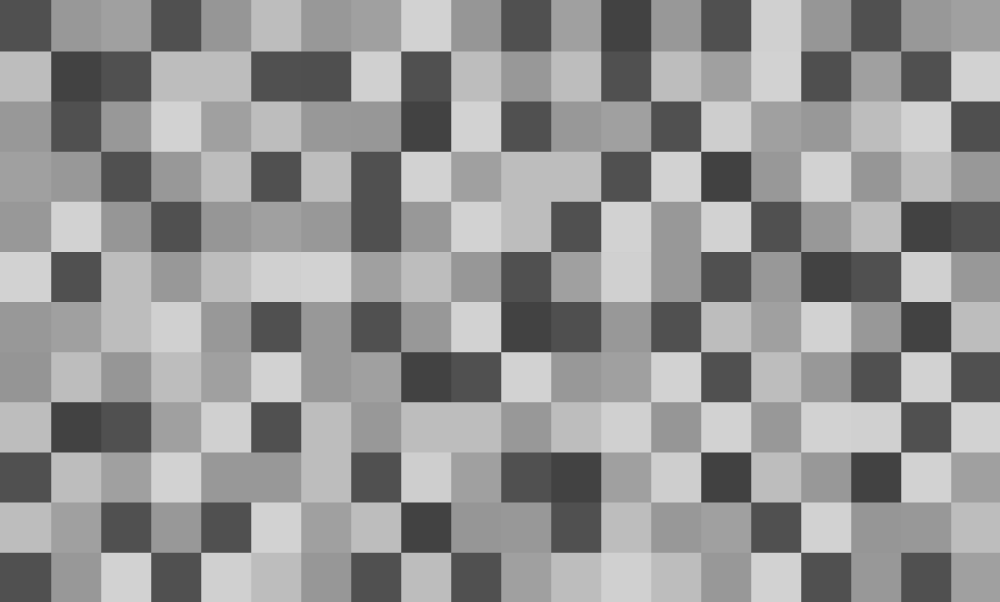
#> input picture introduccion/img/grises.jpg, 4000 x 2406 px (shown at 1/4 size)
$ jupyter execute 09-imagenes.ipynb   (shell and % lines are left out)   (text cells are left out)
#> lines starting #> are read from the running program, lines starting #| are printed output that depends on the picture; after the words box and inside, x2 and y2 are one past the last pixel; in counts of white or black regions, pixels touching at a corner belong together; pictures that were not available may be replaced by others from this repository, and a replacement may not be noted
[cell 1]
from PIL import Image # PIL: Python Image Library
import numpy as np
from matplotlib import pyplot as plt

[cell 2]
im = Image.open('./img/grises.jpg')
#> im is the input picture: PIL image 4000x2406 RGB; min 63, max 212, mean 148.7
print(im.format)
#| JPEG
print(im.size)
#| (4000, 2406)
print(im.mode)  ## modo de codificar el color
#| RGB
im

[cell 3]
im.save("./img/grises.png", "png")

[cell 4]
im2 = Image.open('./img/grises.png')
print(im2.format)
#| PNG
print(im2.size)
#| (4000, 2406)
print(im2.mode)  ## modo de codificar el color
#| RGB
im2

[cell 5]
matriz_im = np.asarray(im)

print(matriz_im.shape) # la matriz tiene 3 dimensiones porque se necesitan 3 colores para formar cada punto
#| (2406, 4000, 3)

matriz_im[100:105,100:103]  # muestra algunos elementos de la matriz (un arreglo de 5 x 3)
                            # cada elemento contiene tres números porque es un color RGB

[cell 6]
imagen = Image.fromarray(matriz_im)
imagen

[cell 7]
im_spect = Image.open('./img/spect.jpg')
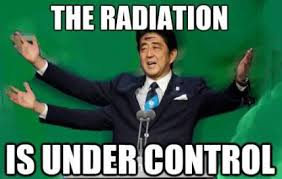
#> input picture introduccion/imagenes/control.jpg, 282 x 179 px, given in place of spect.jpg, which was not available
#> im_spect is the input picture: PIL image 282x179 RGB; mean R, G, B 63.9, 109.7, 86.6
spect = np.asarray(im_spect)
im_spect

[cell 8]
print(spect.shape)
#| (179, 282, 3)
print(spect[100:105,100:103])
#> (printed output is left out)

[cell 9]
recorte_1 = spect[0:220, 0:250]
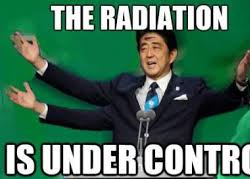
#> recorte_1: shape (179, 250, 3); mean R, G, B 68.2, 108.8, 87.9
im_recorte_1 = Image.fromarray(recorte_1)
im_recorte_1

[cell 10]
im_recorte_2 = Image.fromarray(spect[0:220, 250:500])
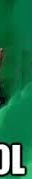
#> im_recorte_2: PIL image 32x179 RGB; mean R, G, B 30.1, 116.8, 76
im_recorte_2

[cell 11]
im_recorte_3 = Image.fromarray(spect[220:440, 0:250])
im_recorte_3

[cell 12]
im_recorte_4 = Image.fromarray(spect[220:440, 250:500])
im_recorte_4

[cell 13]
def fragmentar(matriz, fila_inicial, delta_fila, columna_inicial, delta_columna):
    '''
    Recibe una matriz con los datos de la imagen
    Calcula un fragmento de la matriz y devuelve el fragmento en dos formatos: matriz e imagen
    '''
#> called with fila_inicial = 20, delta_fila = 170, columna_inicial = 300, delta_columna = 140
    fragmento = matriz[fila_inicial:fila_inicial+delta_fila, columna_inicial:columna_inicial+delta_columna]
#> fragmento = empty array
    return fragmento, Image.fromarray(fragmento)

[cell 14]
fila_inicial = 20
delta_f = 170

columnna_inicial = 300
delta_c = 140

## obtención de la matriz y de la imagen
frag, imagen_frag = fragmentar(spect, fila_inicial, delta_f, columnna_inicial, delta_c)
#> frag = empty array
imagen_frag

[cell 15]
cuadro = (300,20,440,190)  # definimos los dos puntos extremos del recorte: (300,20) y (440, 190)
recorte = im_spect.crop(cuadro)
#> recorte: PIL image 140x170 RGB; every value is 0
recorte

[cell 16]
canal_R = frag[:,:,0]
#> canal_R = empty array
canal_G = frag[:,:,1]
#> canal_G = empty array
canal_B = frag[:,:,2]
#> canal_B = empty array

canales = np.concatenate((canal_R, canal_G, canal_B),axis=1)
#> canales = empty array
Image.fromarray(canales)

[cell 17]
r, g, b = recorte.split()
#> r: PIL image 140x170 L; every value is 0

[cell 18]
b

[cell 19]
r

[cell 20]
hist_r = r.histogram()
#> hist_r = 256 values, max 23800 at index 0, min 0 at index 1, mean 92.97
print("tipo de datos del histograma: ", type(hist_r))
#| tipo de datos del histograma:  <class 'list'>
print("cantidad de elementos del histograma: ", len(hist_r))
#| cantidad de elementos del histograma:  256
plt.plot(hist_r);   # el punto y coma evita que aparezca información del objeto que no necesitamos
#> figure, not shown here; curve peaks at x = 0, y = 23800

[cell 21]
recorte

[cell 22]
plt.plot(recorte.histogram());
#> figure, not shown here; curve peaks at x = 0, y = 23800

[cell 23]
plt.plot(recorte.histogram()[0:256])
plt.plot(recorte.histogram()[256:512])
plt.plot(recorte.histogram()[512:]);
#> figure, not shown here; curve peaks at x = 0, y = 23800; curve peaks at x = 0, y = 23800; curve peaks at x = 0, y = 23800

[cell 24]
offset = 5

plt.plot(recorte.histogram()[offset:256-offset])
plt.plot(recorte.histogram()[256+offset:512-offset])
plt.plot(recorte.histogram()[512+offset:-offset])
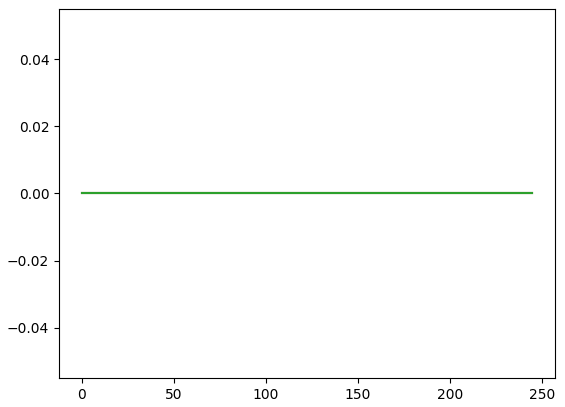
#> figure drawn by matplotlib, 1 panel

[cell 25]
histograma, bordes = np.histogram(frag, bins=10)
#> histograma = [0, 0, 0, 0, 0, 0, 0, 0, 0, 0]; bordes = [0, 0.1, 0.2, 0.3, 0.4, 0.5, 0.6, 0.7, 0.8, 0.9, 1]
histograma
#> Out = [0, 0, 0, 0, 0, 0, 0, 0, 0, 0]

[cell 26]
print("Cantidad de elementos en bordes: ", len(bordes))
#| Cantidad de elementos en bordes:  11
print("Cantidad de elementos en histograma: ", len(histograma))
#| Cantidad de elementos en histograma:  10
plt.plot(bordes[0:-1], histograma);

[cell 27]
plt.hist(frag.ravel());

[cell 28]
plt.hist(frag.ravel(), bins=50);

[cell 29]
foto = Image.open('./img/parana.jpg')
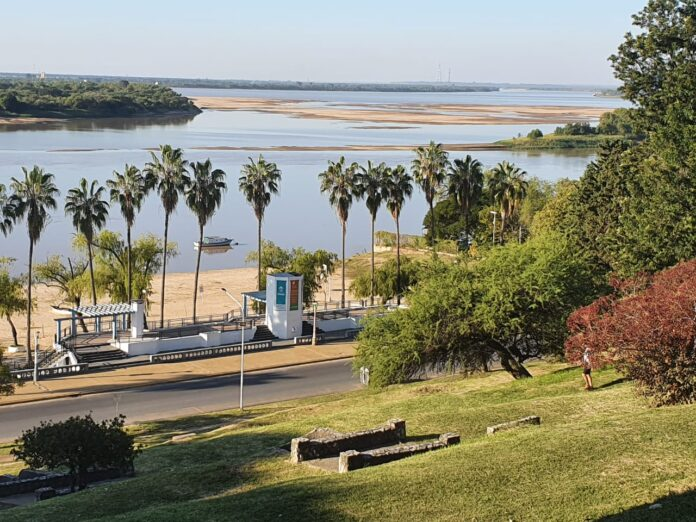
#> input picture introduccion/img/parana.jpg, 696 x 522 px
#> foto is the input picture: PIL image 696x522 RGB; mean R, G, B 137.3, 135.1, 115.1
foto

[cell 30]
foto_gris = foto.convert('L')
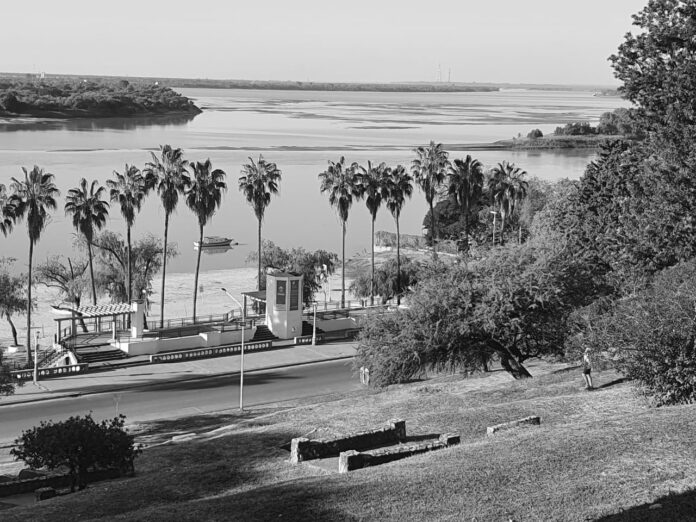
#> foto_gris: PIL image 696x522 L; min 0, max 255, mean 133.5
foto_gris

[cell 31]
plt.plot(foto_gris.histogram());
#> figure, not shown here; curve peaks at x = 220, y = 14428

[cell 32]
original = np.asarray(foto_gris)   # convertimos la imagen a una matriz
binarizada = original < 100
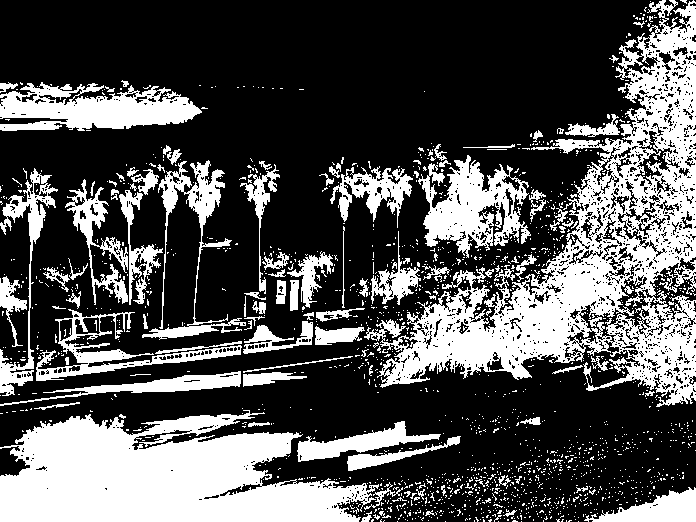
#> binarizada: shape (522, 696) bool; 32.2% white; 1680 white regions (1576 under 20 px), largest, box (x1, y1, x2, y2) and area: (364, 0, 696, 407) 39253, (0, 410, 379, 522) 28302, (0, 82, 202, 131) 6210

print(binarizada)
#> (printed output is left out)

foto_bin = Image.fromarray(binarizada)
foto_bin

[cell 33]
plt.plot(foto_bin.histogram());
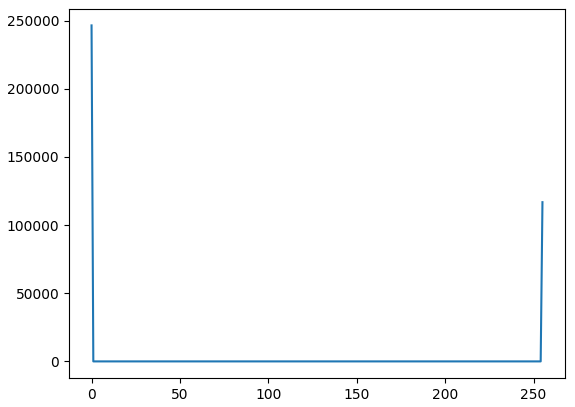
#> figure drawn by matplotlib, 1 panel; curve peaks at x = 0, y = 246504

[cell 34]
umbral = 120
umbralizada = (original > umbral) * original
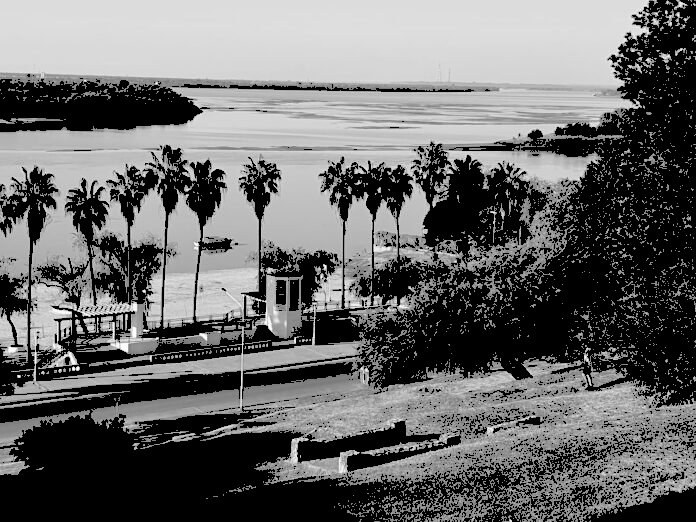
#> umbralizada: shape (522, 696); min 0, max 255, mean 104

print(umbralizada)
#> (printed output is left out)

foto_umbralizada = Image.fromarray(umbralizada)
foto_umbralizada

[cell 35]
plt.plot(foto_umbralizada.histogram());
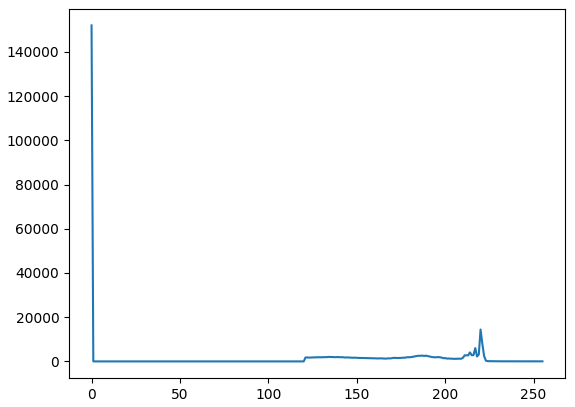
#> figure drawn by matplotlib, 1 panel; curve peaks at x = 0, y = 151999
